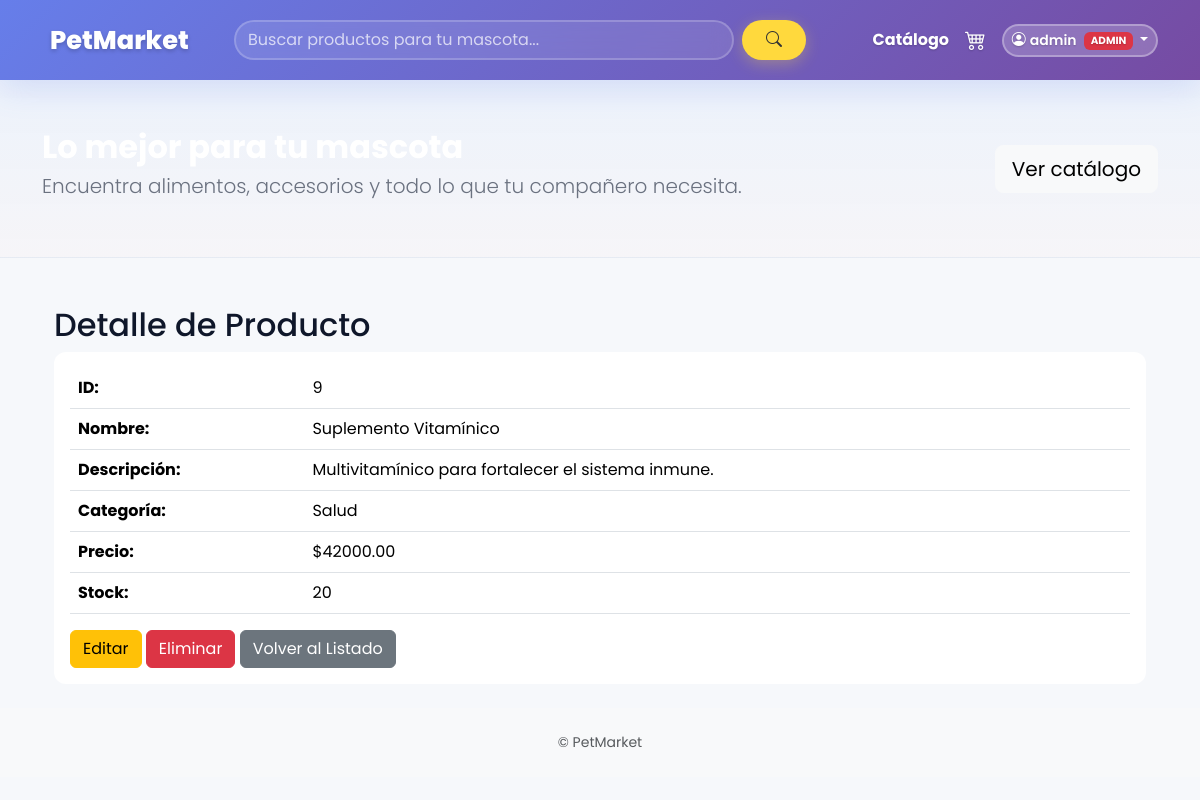
The page /api/productos/admin/detail/9/ (signed in) on the database as committed earlier.
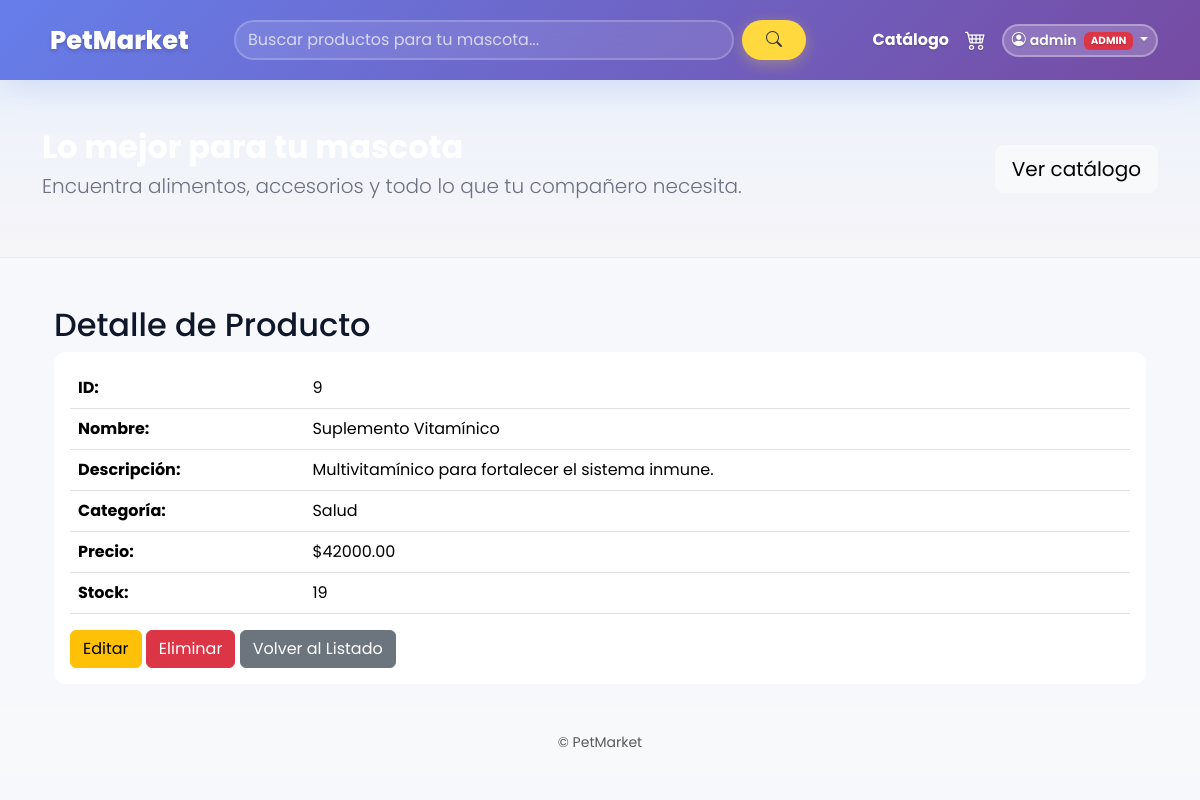
The same page on the database as committed later.
### productos/models.py (models this page shows, shortened)
class Producto(models.Model):
    nombre = models.CharField(max_length=100)
    descripcion = models.TextField()
    precio = models.DecimalField(max_digits=10, decimal_places=2)
    stock = models.PositiveIntegerField()
    image = models.ImageField(upload_to='productos/', null=True, blank=True)
    categoria = models.ForeignKey(Categoria, null=True, blank=True, on_delete=models.SET_NULL)

class Categoria(models.Model):
    nombre = models.CharField(max_length=50, unique=True)

### productos/views.py (the view)
# urls.py: path('admin/detail/<int:pk>/', producto_detail, name='admin_producto_detail'),
@login_required
@user_passes_test(is_admin)
def producto_detail(request, pk):
    producto = get_object_or_404(Producto, pk=pk)
    return render(request, 'admin_panel/producto_detail.html', {'producto': producto})

### petmarket/context_processors.py (called while the page is built)
def cart_count(request):
    cart = request.session.get('cart', {})
    count = sum(cart.values()) if isinstance(cart, dict) else 0
    return {'cart_count': count}

### productos/views.py (called while the page is built)
def is_admin(user):
    return user.is_superuser or getattr(user, 'role', None) == 'admin'

### templates/admin_panel/producto_detail.html (shortened to what this page needs)
{% extends "base.html" %}
{% block content %}
<div class="container mt-4">
    <h2>Detalle de Producto</h2>
    <div class="card">
        <div class="card-body">
            <table class="table">
                <tr>
                    <th>ID:</th>
                    <td>{{ producto.id }}</td>
                </tr>
                <tr>
                    <th>Nombre:</th>
                    <td>{{ producto.nombre }}</td>
                </tr>
                <tr>
                    <th>Descripción:</th>
                    <td>{{ producto.descripcion }}</td>
                </tr>
                <tr>
                    <th>Categoría:</th>
                    <td>{{ producto.categoria.nombre|default:"Sin categoría" }}</td>
                </tr>
                <tr>
                    <th>Precio:</th>
                    <td>${{ producto.precio }}</td>
                </tr>
                <tr>
                    <th>Stock:</th>
                    <td>{{ producto.stock }}</td>
                </tr>
            </table>
            <div class="mt-3">
                <a href="{% url 'admin_producto_edit' producto.id %}" class="btn btn-warning">Editar</a>
                <a href="{% url 'admin_producto_delete' producto.id %}" class="btn btn-danger">Eliminar</a>
                <a href="{% url 'admin_productos_list' %}" class="btn btn-secondary">Volver al Listado</a>
            </div>
        </div>
    </div>
</div>
{% endblock %}

Rows that differ between the two databases and show on the page:
changed Producto "Suplemento Vitamínico": stock "20" → "19"
